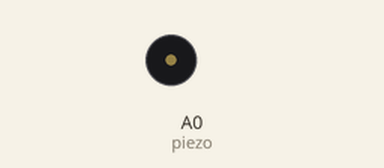
Recording of a sketch running on a simulated Arduino Uno, built with avr-gcc and run on an emulated ATmega328P. Parts: buzzer (waves = sounding).

Above: at 0.16 s.
Timing chart, 0 to 3.0 s (numbered marks = the images above):
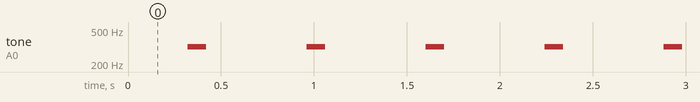

The sketch:

sonidosArduino.ino
```cpp
int piezo = A0;

void setup() {
  pinMode(piezo, OUTPUT);
}

void loop() {
  delay(320);
  tone(piezo, 320,100);
  delay(320);
  noTone(piezo);

}
```

Measured:
- by itself, tone on A0 (piezo): alternates 320 Hz for 0.10 s and silent for 0.54 s
